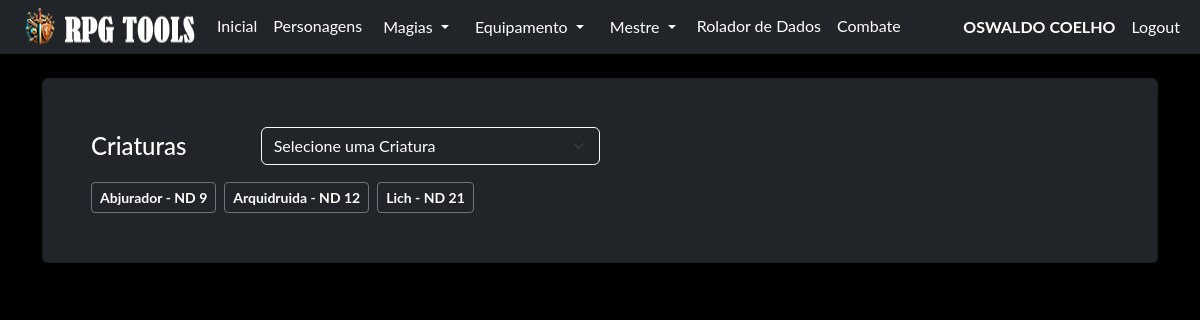
Before: /npc/criatura (signed in) with the older database file.
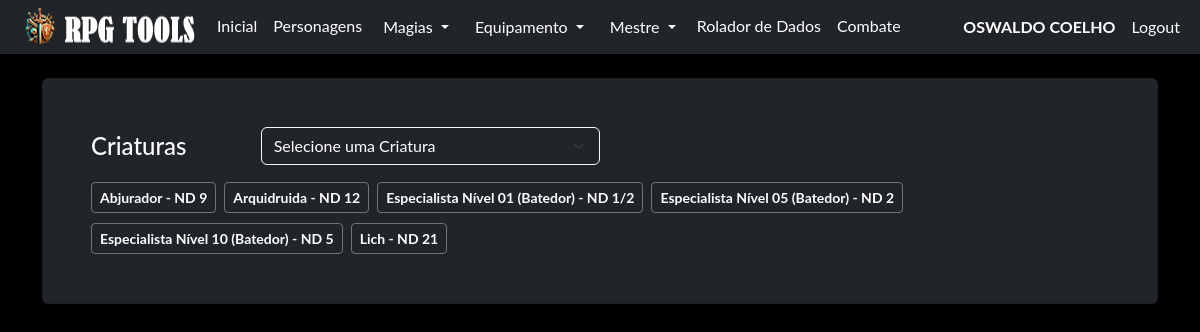
After: the same page with the newer database file.
### model/personagens_model.py (models this page shows, shortened)
class Personagem(db.Model):
    __tablename__ = "personagens"
    id = db.Column(db.Integer, primary_key=True)
    id_user = db.Column(db.Integer, db.ForeignKey('user.id'))
    ficha = db.Column(db.JSON, nullable=False)
    nome = db.Column(db.String(150), nullable=False)
    tipo = db.Column(db.String(25), nullable=False, default="não informado")
    user = db.relationship("User", foreign_keys=[id_user], back_populates="personagens")
    @classmethod
    def monstros(cls, id_user, id=None):
        query = cls.query.filter_by(id_user=id_user, tipo="Criatura")
        if id is not None:
            query = query.filter(or_(cls.id == id, cls.id == None))
        query = query.order_by(cls.nome.asc())
        return query.all()

### routes/npc.py (the view)
@blueprint_npc.route('/criatura', methods=['GET', 'POST'])
def criatura_index():
    if request.method == 'GET':
        npcs = Personagem.monstros(id_user=current_user.id)
        return render_template('criatura.html', npcs=npcs)
    if request.method == 'POST':
        return redirect('/')

### routes/login.py (called while the page is built)
@login_manager.user_loader
def get_user(id):
    return User.query.get(id)

### templates/criatura.html (shortened to what this page needs)
{% extends 'base.html' %}
{% block conteudo %}
    {% if current_user.is_authenticated %}
    <div class="card shadow p-5 bg-dark text-white-50 no-margin">
        <div class="d-flex align-items-center mb-3">
            <h4 class="text-white col-md-2 mb-0">Criaturas</h4>
            <div class="col-md-4">
                <select id="npc-select" class="form-select bg-dark text-white border-light">
                    <option value="" disabled selected>Selecione uma Criatura</option>
                </select>
            </div>
        </div>
        <div class="d-flex flex-wrap gap-2">
        {% for npc in npcs %}
        <p>
            <button type="button" class="btn btn-outline-secondary btn-sm" data-bs-toggle="modal" data-bs-target="#exampleModal{{ npc.id }}"> <strong class="text-white"> {{npc.ficha['nome']}} - ND {{npc.ficha['nd']}}</strong> </button>
        </p>
        {% endfor %}
        </div>
    </div>
    <br>
    {% endif %}
{% endblock %}

Changed rows visible on the page:
now on this page (row edited): Personagem: ficha.nome "Especialista Nível 01 (Batedor)", ficha.nd "1/2"
added Personagem: ficha.nome "Especialista Nível 05 (Batedor)", ficha.nd "2"
added Personagem: ficha.nome "Especialista Nível 10 (Batedor)", ficha.nd "5"
